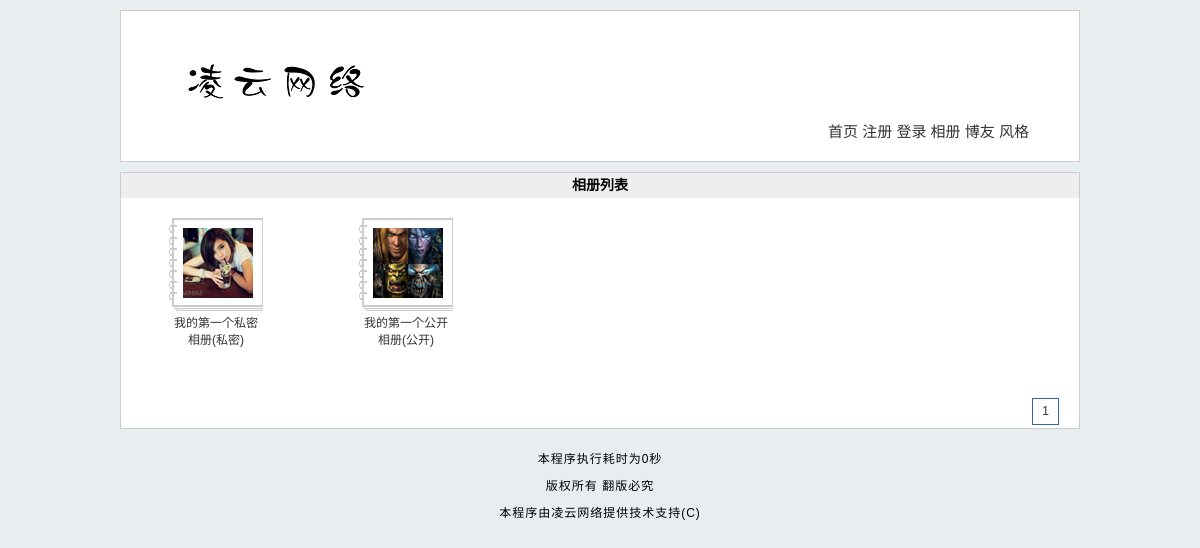
Page /photo.php on the committed database.
### tables this page shows
CREATE TABLE `tg_dir` (
  `tg_id` mediumint(8) UNSIGNED NOT NULL COMMENT '//ID',
  `tg_name` varchar(20) NOT NULL COMMENT '//相册目录名',
  `tg_type` tinyint(1) UNSIGNED NOT NULL COMMENT '//相册类型',
  `tg_password` char(40) DEFAULT NULL COMMENT '//相册密码',
  `tg_content` varchar(200) DEFAULT NULL COMMENT '//相册描述',
  `tg_face` varchar(200) DEFAULT NULL COMMENT '//封面地址',
  `tg_dir` varchar(200) NOT NULL COMMENT '//相册存放路径',
  `tg_date` datetime NOT NULL COMMENT '//创建时间'
);

CREATE TABLE `tg_system` (
  `tg_id` mediumint(8) NOT NULL COMMENT '//ID',
  `tg_webname` varchar(20) NOT NULL COMMENT '//网站名称',
  `tg_article` tinyint(2) UNSIGNED NOT NULL DEFAULT '0' COMMENT '//文章分页数',
  `tg_blog` tinyint(2) UNSIGNED NOT NULL DEFAULT '0' COMMENT '//博友分页数',
  `tg_photo` tinyint(2) UNSIGNED NOT NULL DEFAULT '0' COMMENT '//相册分页数',
  `tg_skin` tinyint(1) UNSIGNED NOT NULL DEFAULT '0' COMMENT '//默认皮肤',
  `tg_string` varchar(200) NOT NULL COMMENT '//敏感字符',
  `tg_post` smallint(3) UNSIGNED NOT NULL DEFAULT '0' COMMENT '//发帖间隔',
  `tg_re` tinyint(3) UNSIGNED NOT NULL DEFAULT '0' COMMENT '//回帖间隔',
  `tg_code` tinyint(1) UNSIGNED NOT NULL DEFAULT '0' COMMENT '//验证码开关',
  `tg_register` tinyint(1) UNSIGNED NOT NULL DEFAULT '0' COMMENT '//注册开关'
);

### includes/mysql.func.php (called while the page is built, shortened)
<?php
function _query($_sql){
	if (!$_result=mysql_query($_sql)) {
		exit('SQL执行失败！'.mysql_error());
	}
	return $_result;
}
function _fetch_array($_sql){
	return mysql_fetch_array(_query($_sql),MYSQL_ASSOC);
}
function _fetch_array_list($_result){
	return mysql_fetch_array($_result,MYSQL_ASSOC);
}
?>

### includes/conn.php (called while the page is built, shortened)
<?php
	if (!!$_rows=_fetch_array("SELECT
								tg_webname,
								tg_article,
								tg_blog,
								tg_photo,
								tg_skin,
								tg_string,
								tg_post,
								tg_re,
								tg_code,
								tg_register
		 					FROM
		 						tg_system
		 					WHERE
		 						tg_id=1
		 					LIMIT 1
		 				")) {
		$_system=array();
		$_system['webname']=$_rows['tg_webname'];
		$_system['article']=$_rows['tg_article'];
		$_system['blog']=$_rows['tg_blog'];
		$_system['photo']=$_rows['tg_photo'];
		if (isset($_COOKIE['skin'])) {
			if ($_COOKIE['skin']>3) {
				setcookie('skin','1');
				_location(NULL,'index.php');
			}
			$_system['skin']=intval($_COOKIE['skin']);
		}else{
			$_system['skin']=$_rows['tg_skin'];
		}
		$_system['string']=$_rows['tg_string'];
		$_system['post']=$_rows['tg_post'];
		$_system['re']=$_rows['tg_re'];
		$_system['code']=$_rows['tg_code'];
		$_system['register']=$_rows['tg_register'];
	}else{
		_alert_back('读取系统配置出错！');
		die();
	}
?>

### photo.php (the view, shortened to what this page needs)
<?php
	include dirname(__FILE__).'/includes/common.inc.php';
	include ROOT_PATH.'/includes/conn.php';
	global $_pagessize,$_pagenum;
	$_result=_query("SELECT
							tg_id,
							tg_name,
							tg_type,
							tg_password,
							tg_face
						FROM
							tg_dir
						ORDER BY
							tg_date
						DESC LIMIT
							$_pagenum,$_pagessize
					");
?>
<!DOCTYPE html PUBLIC "-//W3C//DTD XHTML 1.0 Transitional//EN" "http://www.w3.org/TR/xhtml1/DTD/xhtml1-transitional.dtd">
<html xmlns="http://www.w3.org/1999/xhtml">
<head>
<?php
	require ROOT_PATH.'includes/title.inc.php'
?>
</head>
<body>
<?php
	require ROOT_PATH.'includes/header.inc.php';
?>
<div id="photo">
	<h2>相册列表</h2>
	<?php
		while (!!$_rows_photo=_fetch_array_list($_result)) {
			if (empty($_rows_photo['tg_type'])) {
				$_html['type']='(公开)';
			}else{
				$_html['type']='(私密)';
			}
			$_rows_photo['tg_name']=_html($_rows_photo['tg_name']);
	?>
	<dl>
		<dt><a href="photo_show.php?id=<?php echo _html($_rows_photo['tg_id']); ?>"><img src="<?php echo _html($_rows_photo['tg_face']); ?>" alt="暂无封面" /></a></dt>
		<dd><a href="photo_show.php?id=<?php echo _html($_rows_photo['tg_id']); ?>"><?php echo _html($_rows_photo['tg_name'].$_html['type']); ?></a></dd>
	</dl>
	<?php
		}
	?>
</div>
<?php
	require ROOT_PATH.'includes/footer.inc.php';
?>
</body>
</html>

### style/1/basic.css (style rules this page uses)
* { padding:0; margin:0; }
body { width:960px; margin:0 auto; background:#e8edf0; font-size:15px; font-family:sans-serif; }
h2 { font-size: 14px; background: #eee; height: 25px; line-height: 25px; text-indent: 10px; }

### style/1/photo.css (style rules this page uses)
#photo { font-size: 12px; width: auto; height: auto; border: 1px solid #ccc; background-color: #fff; }
#photo h2 { text-indent: 0; text-align: center; }
#photo dl { width: 150px; height: 150px; margin: 20px; float: left; }
#photo dl dt { width: 94px; height: 93px; margin: 0 auto; background: url(../../image/photo.jpg) no-repeat; }
#photo dt img { display: block; padding: 10px 0 0 14px; }
#photo dl dd { width: 90px; text-align: center; margin: 0 auto; padding: 2px; }
#photo dl dd a { color: #333; text-decoration: none; }

### rows in the picture
tg_dir: tg_face (picture), tg_name.tg_string "我的第一个私密相册(私密)"
tg_dir: tg_face (picture), tg_name.tg_string "我的第一个公开相册(公开)"

### other values in the picture
_runtime()-START_TIME "0"
